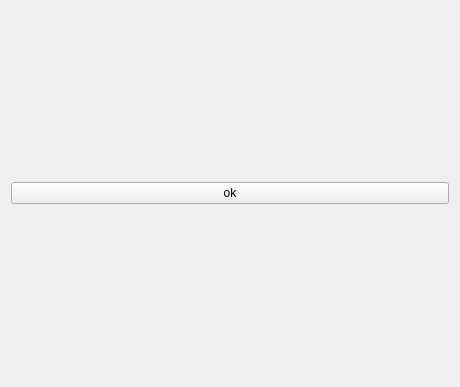
<?xml version="1.0" encoding="UTF-8"?>
<ui version="4.0">
 <class>widget_classification_report</class>
 <widget class="QWidget" name="widget_classification_report">
  <property name="geometry">
   <rect>
    <x>0</x>
    <y>0</y>
    <width>460</width>
    <height>387</height>
   </rect>
  </property>
  <property name="windowTitle">
   <string>Classification report</string>
  </property>
  <layout class="QVBoxLayout" name="verticalLayout">
   <item>
    <layout class="QVBoxLayout" name="vlayout_table"/>
   </item>
   <item>
    <widget class="QPushButton" name="button_ok">
     <property name="text">
      <string>ok</string>
     </property>
    </widget>
   </item>
  </layout>
 </widget>
 <resources/>
 <connections/>
</ui>
